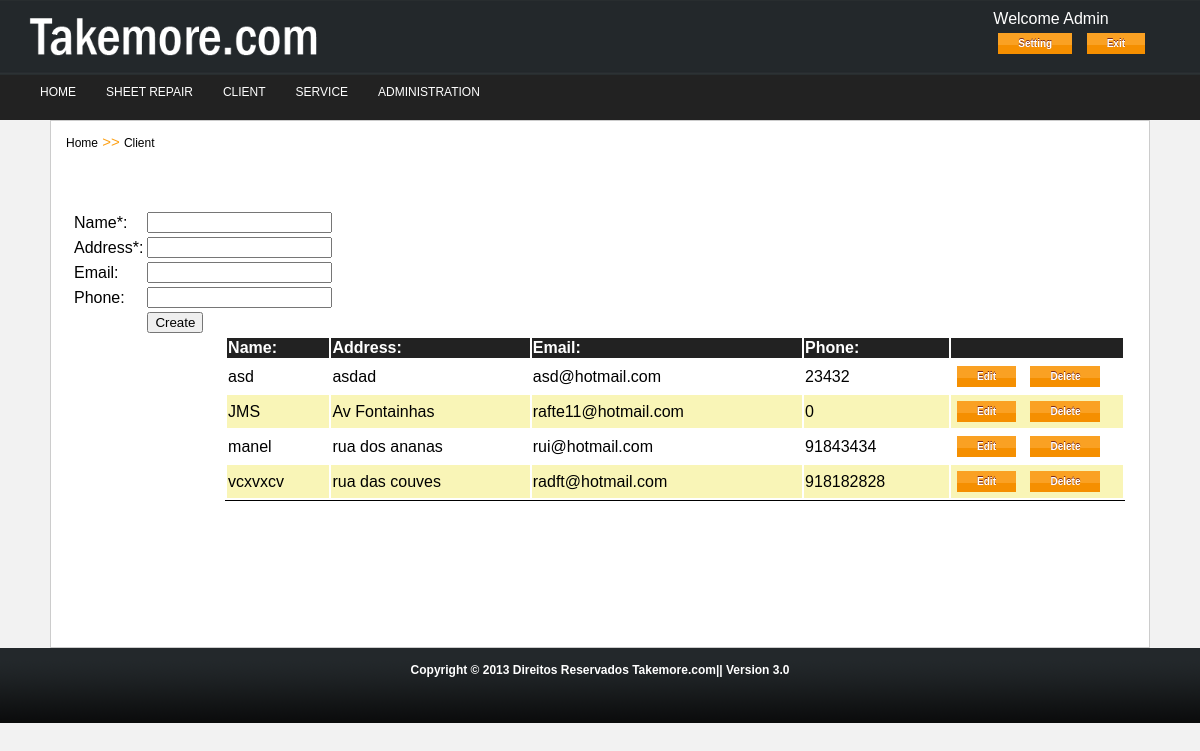
The page /client.php (signed in) on the database its author committed.
### tables this page shows
CREATE TABLE IF NOT EXISTS `users` (
  `id_user` int(11) NOT NULL AUTO_INCREMENT,
  `username` varchar(50) NOT NULL,
  `name` varchar(50) NOT NULL,
  `password` varchar(32) NOT NULL,
  `email` varchar(100) NOT NULL,
  `status` int(1) NOT NULL,
  PRIMARY KEY (`id_user`)
);

CREATE TABLE IF NOT EXISTS `client` (
  `id_client` int(11) NOT NULL AUTO_INCREMENT,
  `name` varchar(50) NOT NULL,
  `address` varchar(100) NOT NULL,
  `email` varchar(100) NOT NULL,
  `phone` int(9) NOT NULL,
  `private` int(1) NOT NULL,
  PRIMARY KEY (`id_client`)
);

### core/functions/class.config.php (called while the page is built, shortened)
<?php
$current_file = explode('/', $_SERVER['SCRIPT_NAME']);
$current_file = end($current_file);
function check($link){
	if(is_file($link)){
		return $link;
	}else{
		return '../'.$link;
	}
}
function access($fill){
	$login_check=mysql_query("SELECT * FROM `users` WHERE `id_user`='".$_SESSION['id']."'");
	$get_if = mysql_fetch_assoc($login_check);
	return $get_if[$fill];
}
?>

### client.php (the view, shortened to what this page needs)
<?php include("inc/head.php");
?>
<?php include("inc/header.php"); ?>
<?php include("inc/menu.php"); ?>
<div id="content">
  <div class="titlecontent">
    <p><a href="<?php echo check('home.php'); ?>">Home</a><span> >> </span><a href="<?php echo check('client.php'); ?>">Client</a></p>
  </div>
  <div class="bodycontent">
    <div id="left-column">
      <form id="client_form" name="client_form" method="POST" action="<?php echo $current_file; ?>">
        <table width="261">
          <tr>
            <td width="84"><label for="name">Name*:</label></td>
            <td width="171"><input name="name" type="text" id="name" maxlength="50" /></td>
          </tr>
          <tr>
            <td><label for="address">Address*:</label></td>
            <td><input name="address" type="text" id="address" maxlength="100" /></td>
          </tr>
          <tr>
            <td><label for="email">Email:</label></td>
            <td><input name="email" type="text" id="email" maxlength="100" /></td>
          </tr>
          <tr>
            <td><label for="phone">Phone:</label></td>
            <td><input name="phone" type="text" id="phone" maxlength="9" /></td>
          </tr>
          <tr>
            <td>&nbsp;</td>
            <td><input name="submit" type="submit" value="Create" /></td>
          </tr>
       </table>
     </form>
    </div>
    <div id="right-column">
      <table name="list" id="list">
          <tr>
            <th scope="col">Name:</th>
            <th scope="col">Address:</th>
            <th scope="col">Email:</th>
            <th scope="col">Phone:</th>
            <th width="170" scope="col"></th>
          </tr>
          <?php
            $SQL= mysql_query("SELECT * FROM `client` WHERE `private`='0' ORDER BY `name` ASC")or die(mysql_error());
            if(mysql_num_rows($SQL)>0){
              while($field = mysql_fetch_assoc($SQL)){
                 echo '<tr>';
                 echo '<td> '.$field['name'].' </td>';
                 echo '<td> '.$field['address'].' </td>';
                 echo '<td> '.$field['email'].' </td>';
                 echo '<td> '.$field['phone'].' </td>';
                 echo '<td>
				         <a class="myButton" href="'.check('client.edit.php').'?id='.$field['id_client'].'">Edit</a>
						 <a class="myButton" href="'.check('client.editar.php').'?apg='.$field['id_client'].'">Delete</a>
					   </td>';
                 echo '</tr>';
              }
            }else{
               echo '<tr>';
               echo '<td colspan="5"> No field found </td>';
               echo '</tr>';
            }
           ?>
      </table>
    </div>
  </div>
  <br />
  <br />
  <br />
  <br />
  <br />
  <br />
  <br />
</div>
<?php include("inc/footer.php"); ?>

### inc/head.php (shortened to what this page needs)
<!DOCTYPE html PUBLIC "-//W3C//DTD XHTML 1.0 Transitional//EN" "http://www.w3.org/TR/xhtml1/DTD/xhtml1-transitional.dtd">
<html xmlns="http://www.w3.org/1999/xhtml">
<head>
<?php
echo '<link href="'.check('style/default/css/layout.css').'" rel="stylesheet" type="text/css" />';
?>

### inc/header.php
</head>
<body>
<div id="header">
  <div class="logo"><a href="<?php echo check('home.php'); ?>"><img src="<?php echo check('style/default/img/logo2.png'); ?>" width="400" height="73" /></a></div>
  <div class="user">
  <?php
	echo 'Welcome '.access('name').'<br />';
  ?>
  <a class="myButton" href="<?php echo check('user/setting.php'); ?>">Setting</a> <a class="myButton" href="<?php echo check('logout.php'); ?>">Exit</a>
  </div>
</div>

### inc/menu.php (shortened to what this page needs)
<div id="menu">
  <div class="nav">
  <ul>
    <li><a href="<?php echo check('home.php');?>">Home</a></li>
    <li><a href="#">Sheet repair</a>
    </li>
    <li><a href="<?php echo check('client.php');?>">Client</a></li>
    <li><a href="<?php echo check('service.php');?>">Service</a></li>
    <?php
	if(access('status')=='2'){
        echo '<li><a href="#">administration</a>
			  <ul>
			    <li><a href="'.check('admin/mapping.php').'">Mapping</a></li>
				<li><a href="'.check('admin/user.php').'">User Management</a></li>
			  </ul>
			</li>';
	}
	 ?>
  </ul>
  </div>
</div>

### inc/footer.php
<div id="footer">
Copyright &copy; 2013 Direitos Reservados Takemore.com|| Version 3.0
</div>
</body>
</html>

### style/default/css/layout.css (style rules this page uses)
body { margin: 0px; padding: 0px; font-family: "Trebuchet MS",Tahoma,Verdana,Arial,Helvetica,sans-serif; background-color: #f2f2f2; }
#header { height: 75px; width: 100%; background-image: url(../img/bg-head.png); color: #FFF; }
#header .logo { width: 300px; height: 100%; float: left; margin-left: 15px; }
#header .logo img { height: 55px; width: 300px; margin: 10px; }
#header .user { width: auto; float: right; margin: 10px; margin-right:50px; text-align:left; }
#menu { height: 35px; background-color: #222; color: #FFF; font-size: 12px; padding-left: 40px; padding-right: 40px; padding-top: 10px; }
#menu .nav { float: left; width: 100%; height: 100%; text-transform: uppercase; }
#menu .nav ul, li { margin:0; padding:0; list-style:none; }
#menu .nav li { float:left; margin-right:30px; }
#menu .nav li a:link, li a:visited, li a:hover { display:block; color:#FFFFFF; text-decoration: none; }
#content .titlecontent { font-size: 12px; line-height: 1em; margin:15px; margin-bottom:40px; color:#000; }
#content .titlecontent a { text-decoration: none; color:black; }
#content .titlecontent span { color:#FDA015; font-size:15px; }
#content { background-color: #FFF; margin-right: 50px; margin-left: 50px; border: 1px solid #ccc; }
#footer { height: 60px; width: 100%; background-image: url(../img/bg-footer.png); font-weight: bold; color: #FFF; font-size: 12px; text-align: center; padding-top: 15px; }
#content .bodycontent { display: table; width:96%; padding:20px; text-align:left; }
#content .bodycontent #left-column { float: left; }
#content .bodycontent #right-column { float:right; }
#list tr:nth-child(2n+1) { background-color: #F9F5B7; }
#list { width:900px; border-bottom:1px solid #000; }
#list tr th { background-color:#222; color:#FFFFFF; }
.myButton { -moz-box-shadow:inset 0px 27px 0px -15px #faa123; -webkit-box-shadow:inset 0px 27px 0px -15px #faa123; box-shadow:inset 0px 27px 0px -15px #faa123; background-color:#f58f00; display:inline-block; color:#ffffff; font-family:arial; font-size:10px; font-weight:bold; padding:5px 20px; margin:5px; text-decoration:none; text-shadow:0px -1px 0px #7a2a1d; }

### rows shown on the page
users: name "Admin"
client: name "asd", address "asdad", email "asd@hotmail.com", phone "23432"
client: name "JMS", address "Av Fontainhas", email "rafte11@hotmail.com", phone "0"
client: name "manel", address "rua dos ananas", email "rui@hotmail.com", phone "91843434"
client: name "vcxvxcv", address "rua das couves", email "radft@hotmail.com", phone "918182828"
